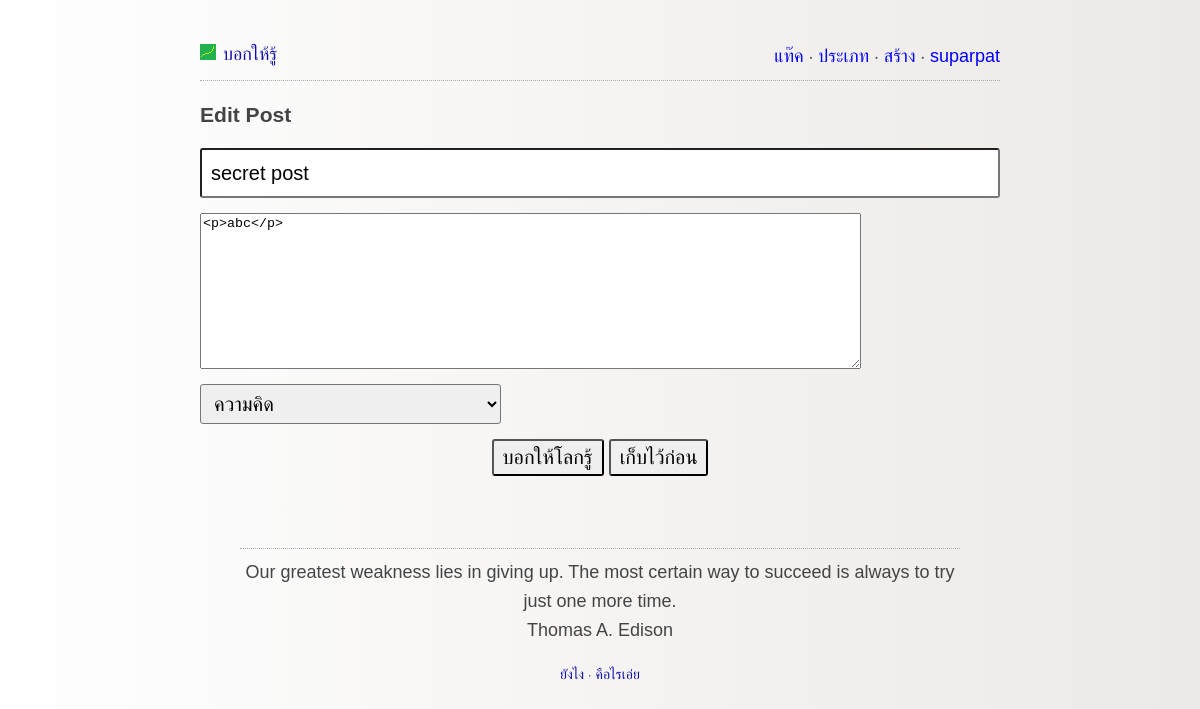
Page /edit_draft_post.php?id=18 (signed in) on the committed database.
### tables this page shows
CREATE TABLE IF NOT EXISTS `users` (
  `uid` int(11) NOT NULL AUTO_INCREMENT,
  `username` varchar(25) NOT NULL,
  `password` varchar(255) NOT NULL,
  `email` varchar(100) NOT NULL,
  `created_at` timestamp NOT NULL DEFAULT CURRENT_TIMESTAMP,
  PRIMARY KEY (`uid`),
  UNIQUE KEY `username` (`username`),
  UNIQUE KEY `email` (`email`)
);

CREATE TABLE IF NOT EXISTS `posts` (
  `id` int(11) NOT NULL AUTO_INCREMENT,
  `subject` varchar(300) NOT NULL,
  `content` text NOT NULL,
  `uid` int(11) NOT NULL,
  `votes` int(11) NOT NULL DEFAULT '0',
  `created_at` timestamp NOT NULL DEFAULT CURRENT_TIMESTAMP,
  `updated_at` timestamp NULL DEFAULT CURRENT_TIMESTAMP ON UPDATE CURRENT_TIMESTAMP,
  `draft` tinyint(1) NOT NULL DEFAULT '0',
  PRIMARY KEY (`id`),
  KEY `author` (`uid`)
);

### languages/lang.th.php (called while the page is built)
<?php
	$lang['learny'] = "บอกให้รู้";
	$lang['register'] = "สมัคร";
	$lang['login'] = "เข้าใช้";
	$lang['email'] = "อีเมล์";
	$lang['username'] = "ชื่อผู้ใช้";
	$lang['password'] = "พาสเวิร์ด";
	$lang['tags'] = "แท๊ค";
	$lang['types'] = "ประเภท";
	$lang['create'] = "สร้าง";
	$lang['Create'] = "สร้าง";
	$lang['how-to'] = "ยังไง";
	$lang['about'] = "คือไรเอ่ย";
	$lang['edit-post'] = "แก้ไข";
	$lang['delete'] = "ลบ";
	$lang['comment'] = "แสดงความคิดเห็น";
	$lang['submit'] = "จัดไป";
	$lang['new-posts'] = "โพสมาใหม่";
	$lang['publish'] = "บอกให้โลกรู้";
	$lang['save-draft'] = "เก็บไว้ก่อน";
	$lang['profile'] = "โพรไฟล์";
	$lang['your-posts'] = "โพสของคุณ";
	$lang['since'] = "สมัครตอน";
	$lang['account'] = "บัญชี";
	$lang['change-email'] = "เปลี่ยนเมล";
	$lang['change-password'] = "เปลี่ยนพาสเวิร์ด";
	$lang['logout'] = "ออกจากระบบ";
	$lang['draft'] = "เก็บไว้ก่อน";
?>

### lib/userClass.php (called while the page is built, shortened)
<?php
	class userClass{
		public function userDetails($uid){
			try{
				$db = getDB();
				$stmt = $db->prepare("SELECT uid,email,username,users.created_at FROM users WHERE uid=:uid");
				$stmt->bindParam("uid", $uid,PDO::PARAM_INT);
				$stmt->execute();
				$data = $stmt->fetch(PDO::FETCH_OBJ);
				return $data;
			}
			catch(PDOException $e) {
				echo '{"error":{"text":'. $e->getMessage() .'}}';
			}
		}
	}
?>

### lib/config.php (called while the page is built, shortened)
<?php
	function isLoggedIn(){
		if(empty($_SESSION['uid'])){
			return false;
		}
		else{
			$session_uid=$_SESSION['uid'];
			include('userClass.php');
			$userClass = new userClass();
			$userDetails = $userClass->userDetails($session_uid);
			return true;
		}
	}
	$isLoggedIn = isLoggedIn();
?>

### lib/postClass.php (called while the page is built, shortened)
<?php
	require_once(__DIR__.'/typeClass.php');
	class postClass{
		public function fetchAPost($id){
			try{
				$db = getDB();
				$stmt = $db->prepare("
					SELECT posts.id AS id,
					posts.subject AS subject,
					posts.content AS content,
					posts.uid AS uid,
					users.username AS username,
					posts.created_at AS created_at,
					posts.updated_at AS updated_at,
					posts.draft AS draft,
					types.name AS type
					FROM posts
					INNER JOIN users ON posts.uid=users.uid
					INNER JOIN posts_type ON posts.id=posts_type.post_id
					INNER JOIN types ON types.id=posts_type.type_id
					WHERE posts.id=:id");
				$stmt->bindParam("id", $id,PDO::PARAM_STR);
				$stmt->execute();
				$data = $stmt->fetch(PDO::FETCH_OBJ);
				return $data;
			}
			catch(PDOException $e) {
				echo '{"error":{"text":'. $e->getMessage() .'}}';
			}
		}
	}
?>

### lib/typeClass.php (called while the page is built, shortened)
<?php
class typeClass{
	public function fetchTypes(){
		try{
			$db = getDB();
			$stmt = $db->prepare("SELECT id, name FROM types");
			$stmt->execute();
			$data = $stmt->fetchAll(PDO::FETCH_OBJ);
			return $data;
		}
		catch(PDOException $e){
			echo '{"error":{"text":'. $e->getMessage() .'}}';
		}
	}
}
?>

### edit_draft_post.php (the view, shortened to what this page needs)
<?php
	require_once("lib/config.php");
	require_once('lib/postClass.php');
	require_once('lib/typeClass.php');
	$postClass = new postClass();
	$typeClass = new typeClass();
	$types = $typeClass->fetchTypes();
	if(!$isLoggedIn){
		$url=BASE_URL.'error_not_login.php';
		header("Location: $url");
	}else{
		if ((!empty($_POST['postSubmit'])||!empty($_POST['postDraftSubmit']))&&isset($_POST['subject'])&&isset($_POST['editor'])&&isset($_POST['type'])&&isset($_SESSION['uid']))
		{
			$subject = $_POST['subject'];
			$content = $_POST['editor'];
			$type = $_POST['type'];
			$author = $_SESSION['uid'];
			$postId = $_POST['id'];
			if(!empty($_POST['postDraftSubmit'])){
				$draft = true;
			}else{
				$draft = false;
			}
			if(isset($_POST['tags'])){
				$tags = $_POST['tags'];
			}
			else{
				$tags = [];
			}
			if(strlen(trim($subject)) > 1 && strlen(trim($content)) > 1 && strlen(trim($type))){
				$result=$postClass->editPost($postId, $subject, $content, $type, $author, $tags, $draft);
				if($result){
					$url=BASE_URL.'post.php?id='.$postId;
					header("Location: $url");
				}
				else{
					$errorEditPostMessage="Problem editing post...";
				}
			}else{
				$errorEditPostMessage="Please make sure there are no empty fields.";
			}
			exit();
		}else{
			if(isset($_GET['id'])){
				$post = $postClass->fetchAPost($_GET['id']);
			}
		}
	}
?>
<html>
	<head>
        <?php include 'partials/header.php' ?>
        <link rel="stylesheet" type="text/css" href="js/jquery-ui/jquery-ui.css">
        <link rel="stylesheet" type="text/css" href="lib/vendor/aehlke-tag-it/css/jquery.tagit.css">
	</head>
	<body>
		<div id="content">
			<?php include 'partials/top_menu.php' ?>
			<header>
				<h3>Edit Post</h3>
			</header>
            <div>
                <form action="edit_draft_post.php" method="post">
                    <input class="input-default-format form-input" type="text" name="subject" placeholder="Type your subject" value=<?php if(isset($_POST['subject'])) {echo '"'.htmlentities ($_POST['subject']).'"'; } else{echo '"'.htmlentities($post->subject).'"';} ?>>
                    <textarea name="editor" id="create_editor" rows="10" cols="80"><?php if(isset($_POST['editor'])) {echo $_POST['editor']; } else{echo $post->content;}?></textarea>
					<div style="width:100%; overflow:hidden; display:flex;">
						<select name="type" class="input-default-format" id="post_type_select">
							<?php
								foreach($types as $type){
									echo "<option value='$type->id'".(($post->type==$type->name)?"selected":"").">$type->name</option>";
								}
							?>
						</select>
		                <ul id="tag_input">
		                </ul>
					</div>
	                <div style="text-align:center;">
		                <input class="input-default-format" id="create-submit-button" type="submit" name="postSubmit" value="<?php echo $lang['publish']; ?>">
		                <input class="input-default-format" id="create-submit-button" type="submit" name="postDraftSubmit" value="<?php echo $lang['save-draft']; ?>">
					</div>
				</form>
            </div>
			<?php include 'partials/quote_block.php' ?>
			<?php include 'partials/footer.php' ?>
        </div>
	</body>
</html>

### partials/top_menu.php (shortened to what this page needs)
<div id="banner">
	<div id="logo">
	    <a href="index.php">
	    <img src="img/logo.png" class="pin_logo">
	    </a>
		<a id="pinboard_name" href="index.php"><?php echo $lang['learny']; ?></a>
	</div>
	<div id="top_menu">
		<a href="browse_by_tag.php"><?php echo $lang['tags']; ?></a>
		&#8231;
		<a href="browse_by_type.php"><?php echo $lang['types']; ?></a>
		&#8231;
		<?php
		    if(!$isLoggedIn){
				echo "<a href='register.php'>".$lang['register']."</a>";
				echo "\n&#8231;\n";
		    	echo "<a href='login.php'>".$lang['login']."</a>";
		    }else{
		    	echo "<a href='create.php'>".$lang['create']."</a>";
		    	echo "\n&#8231;\n";
		    	echo "<a href='profile.php'>$userDetails->username</a>";
		    }
		?>
	</div>
</div>

### css/style.css (style rules this page uses)
body { background: #ECE9E6; background: -webkit-linear-gradient(to left, #ECE9E6 , #FFFFFF); background: linear-gradient(to left, #ECE9E6 , #FFFFFF); margin:40px auto; max-width:800px; line-height:1.6; font-size:18px; font-family: helvetica, sans-serif; color:#444; padding:0 10px; word-wrap: break-word; }
img { max-width: 100% !important; height: auto !important; }
input, textarea { max-width:100% }
h1,h2,h3,h4 { line-height:1.2; }
a { text-decoration:none; color:#11a; }
#banner { border-bottom: 1px dotted #aaa; margin-bottom: 0.7em; padding-bottom: 9px; text-align: left; }
#logo { float: left; color: #aaa; }
.pin_logo { margin-right: 2px; }
#top_menu { margin-top: 2px; float: right; }
#top_menu a { color:blue; }
.input-default-format { font-size: 20px; border-radius: 3px; padding: 5px 9px; }
.form-input { width: 100%; margin-bottom: 15px; height: 50px; }
#post_type_select { margin-top: 15px; width:40%; float:left; height: 40px; }
#tag_input { margin-top: 15px; margin-left: 10px; float:left; width:60%; }
#create-submit-button { margin-top: 15px; }

### rows in the picture
users: username "suparpat"
posts: subject "secret post", editor "<p>abc</p>"

### other values in the picture
$lang['learny'] "บอกให้รู้"
$lang['tags'] "แท๊ค"
$lang['types'] "ประเภท"
$lang['create'] "สร้าง"
$quote "Our greatest weakness lies in giving up. The most certain way to succeed is always to try just one more time."
$quote_author "Thomas A. Edison"
$lang['how-to'] "ยังไง"
$lang['about'] "คือไรเอ่ย"
form field type "ความคิด"
